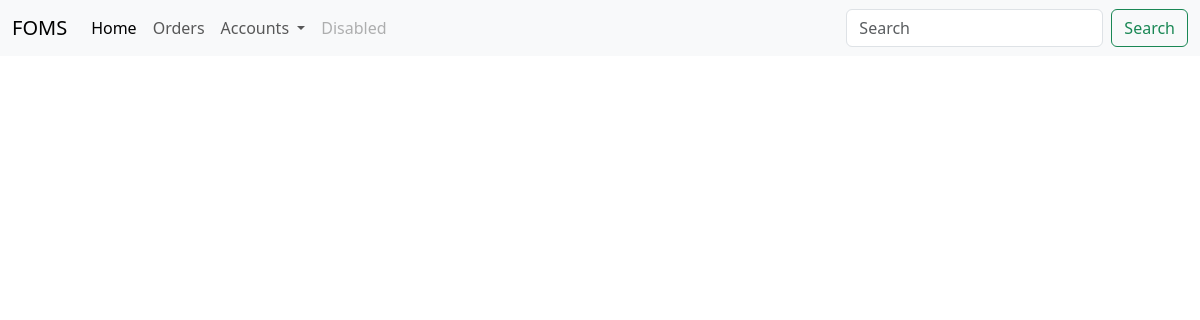
The page /tracks?foid=7 on the database as committed earlier.
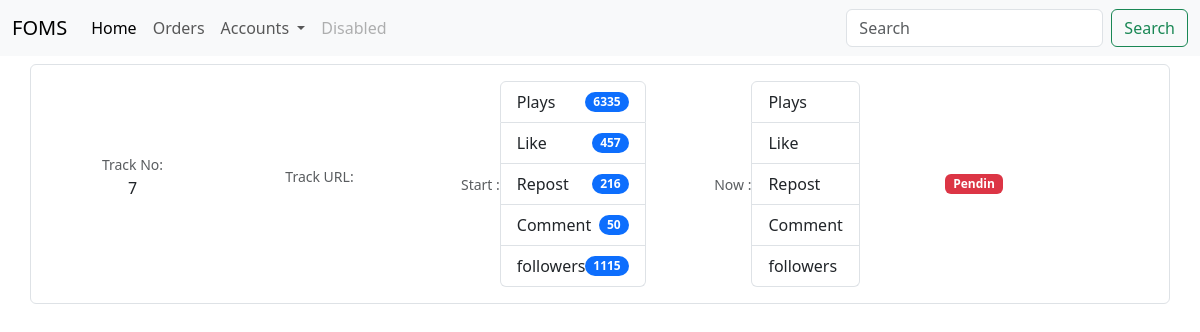
The same page on the database as committed later.
### website/models.py (models this page shows)
class SoundcloudTrack(db.Model):
    soundcloud_id = db.Column(db.Integer, primary_key=True)
    soundcloud_track = db.Column(db.String, nullable=False)
    plays = db.Column(db.Integer)
    likes = db.Column(db.Integer)
    repost = db.Column(db.Integer)
    comments = db.Column(db.Integer)
    followers = db.Column(db.Integer)
    foid = db.Column(db.Integer, db.ForeignKey('fiverr_order.foid'))

### website/views.py (the view)
@views.route('/tracks', methods=['GET', 'POST'])
def load_track():
    if request.method == 'GET':
        foid = request.args.get('foid', '')
        soundcloud_track = SoundcloudTrack.query.filter_by(
            foid=foid).all()
        return render_template('tracks.html', tracks=soundcloud_track)
    return render_template('tracks.html')

### website/templates/tracks.html (shortened to what this page needs)
{% extends "base.html"%}{%block title%}Orders{%endblock%} {% block content%}
{%for track in tracks %}
<div class="container">
  <div class="row my-2 border rounded p-2">
    <div
      class="col-md-2 d-flex align-items-center justify-content-center custom-column"
    >
      <p class="text-center">
        <small class="text-body-secondary">Track No:</small
        ><br />{{track['soundcloud_id']}}
      </p>
    </div>
    <div
      class="col-md-2 d-flex align-items-center justify-content-center custom-column"
    >
      <p class="text-center">
        <small class="text-body-secondary">Track URL:</small><br />
      </p>
    </div>
    <div
      class="col-md-3 d-flex align-items-center justify-content-center custom-column"
    >
      <small class="text-body-secondary">Start :</small>
      <ul class="list-group">
        <li
          class="list-group-item d-flex justify-content-between align-items-center"
        >
          Plays
          <span class="badge bg-primary rounded-pill">{{track['plays']}}</span>
        </li>
        <li
          class="list-group-item d-flex justify-content-between align-items-center"
        >
          Like
          <span class="badge bg-primary rounded-pill">{{track['likes']}}</span>
        </li>
        <li
          class="list-group-item d-flex justify-content-between align-items-center"
        >
          Repost
          <span class="badge bg-primary rounded-pill">{{track['repost']}}</span>
        </li>
        <li
          class="list-group-item d-flex justify-content-between align-items-center"
        >
          Comment
          <span class="badge bg-primary rounded-pill"
            >{{track['comments']}}</span
          >
        </li>
        <li
          class="list-group-item d-flex justify-content-between align-items-center"
        >
          followers
          <span class="badge bg-primary rounded-pill"
            >{{track['followers']}}</span
          >
        </li>
      </ul>
    </div>
    <div
      class="col-md-2 d-flex align-items-center justify-content-center custom-column"
    >
      <small class="text-body-secondary">Now :</small>
      <ul class="list-group">
        <li
          class="list-group-item d-flex justify-content-between align-items-center"
        >
          Plays
        </li>
        <li
          class="list-group-item d-flex justify-content-between align-items-center"
        >
          Like
        </li>
        <li
          class="list-group-item d-flex justify-content-between align-items-center"
        >
          Repost
        </li>
        <li
          class="list-group-item d-flex justify-content-between align-items-center"
        >
          Comment
        </li>
        <li
          class="list-group-item d-flex justify-content-between align-items-center"
        >
          followers
        </li>
      </ul>
    </div>
    <div
      class="col-md-2 d-flex align-items-center justify-content-center custom-column"
    >
      <span class="badge text-bg-danger">Pendin</span>
    </div>
  </div>
</div>
{% endfor %}{%endblock%}

### website/templates/base.html (shortened to what this page needs)
<!DOCTYPE html>
<html lang="en">
  <head>
    <link
      href="https://cdn.jsdelivr.net/npm/bootstrap@5.3.2/dist/css/bootstrap.min.css"
      rel="stylesheet"
    />
  </head>
  <body>
    <nav class="navbar navbar-expand-lg bg-body-tertiary">
      <div class="container-fluid">
        <a class="navbar-brand" href="/">FOMS</a>
        <div class="collapse navbar-collapse" id="navbarSupportedContent">
          <ul class="navbar-nav me-auto mb-2 mb-lg-0">
            <li class="nav-item">
              <a class="nav-link active" aria-current="page" href="/">Home</a>
            </li>
            <li class="nav-item">
              <a class="nav-link" href="/order">Orders</a>
            </li>
            <li class="nav-item dropdown">
              <a
                class="nav-link dropdown-toggle"
                href="#"
                role="button"
                data-bs-toggle="dropdown"
                aria-expanded="false"
              >
                Accounts
              </a>
            </li>
            <li class="nav-item">
              <a class="nav-link disabled" aria-disabled="true">Disabled</a>
            </li>
          </ul>
          <form class="d-flex" role="search">
            <input
              class="form-control me-2"
              type="search"
              placeholder="Search"
              aria-label="Search"
            />
            <button class="btn btn-outline-success" type="submit">
              Search
            </button>
          </form>
        </div>
      </div>
    </nav>
    {% block content %} {%endblock%}
  </body>
</html>

### website/templates/tracks.html (style rules this page uses)
.custom-column { padding: 0.5rem; margin: 0; }

Rows that differ between the two databases and show on the page:
added SoundcloudTrack: soundcloud_id "7", plays "6335", likes "457", repost "216", comments "50", followers "1115"
